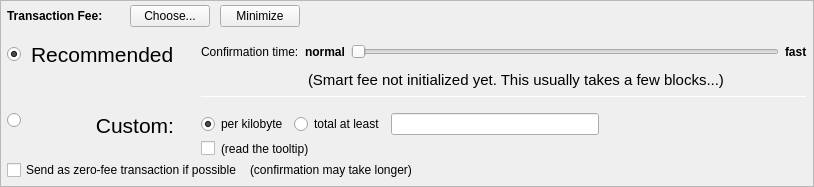
         <widget class="QFrame" name="frameFee">
          <property name="sizePolicy">
           <sizepolicy hsizetype="Expanding" vsizetype="Expanding">
            <horstretch>0</horstretch>
            <verstretch>0</verstretch>
           </sizepolicy>
          </property>
          <property name="maximumSize">
           <size>
            <width>16777215</width>
            <height>16777215</height>
           </size>
          </property>
          <property name="frameShape">
           <enum>QFrame::StyledPanel</enum>
          </property>
          <property name="frameShadow">
           <enum>QFrame::Sunken</enum>
          </property>
          <layout class="QVBoxLayout" name="verticalLayoutFee1">
           <property name="spacing">
            <number>0</number>
           </property>
           <property name="leftMargin">
            <number>0</number>
           </property>
           <property name="topMargin">
            <number>0</number>
           </property>
           <property name="rightMargin">
            <number>0</number>
           </property>
           <property name="bottomMargin">
            <number>0</number>
           </property>
           <item>
            <layout class="QVBoxLayout" name="verticalLayoutFee2" stretch="0,0,0">
             <property name="spacing">
              <number>0</number>
             </property>
             <property name="leftMargin">
              <number>6</number>
             </property>
             <property name="topMargin">
              <number>0</number>
             </property>
             <property name="rightMargin">
              <number>6</number>
             </property>
             <item>
              <layout class="QHBoxLayout" name="horizontalLayoutFee1">
               <property name="bottomMargin">
                <number>0</number>
               </property>
               <item>
                <layout class="QVBoxLayout" name="verticalLayoutFee7">
                 <property name="spacing">
                  <number>0</number>
                 </property>
                 <item>
                  <spacer name="verticalSpacerSmartFee">
                   <property name="orientation">
                    <enum>Qt::Vertical</enum>
                   </property>
                   <property name="sizeType">
                    <enum>QSizePolicy::Fixed</enum>
                   </property>
                   <property name="sizeHint" stdset="0">
                    <size>
                     <width>1</width>
                     <height>4</height>
                    </size>
                   </property>
                  </spacer>
                 </item>
                 <item>
                  <layout class="QHBoxLayout" name="horizontalLayoutSmartFee">
                   <property name="spacing">
                    <number>10</number>
                   </property>
                   <item>
                    <widget class="QLabel" name="labelFeeHeadline">
                     <property name="sizePolicy">
                      <sizepolicy hsizetype="Preferred" vsizetype="Maximum">
                       <horstretch>0</horstretch>
                       <verstretch>0</verstretch>
                      </sizepolicy>
                     </property>
                     <property name="font">
                      <font>
                       <weight>75</weight>
                       <bold>true</bold>
                      </font>
                     </property>
                     <property name="styleSheet">
                      <string notr="true">font-weight:bold;</string>
                     </property>
                     <property name="text">
                      <string>Transaction Fee:</string>
                     </property>
                    </widget>
                   </item>
                   <item>
                    <widget class="QLabel" name="labelFeeMinimized">
                     <property name="text">
                      <string/>
                     </property>
                    </widget>
                   </item>
                   <item>
                    <widget class="QPushButton" name="buttonChooseFee">
                     <property name="text">
                      <string>Choose...</string>
                     </property>
                    </widget>
                   </item>
                   <item>
                    <widget class="QPushButton" name="buttonMinimizeFee">
                     <property name="toolTip">
                      <string>collapse fee-settings</string>
                     </property>
                     <property name="text">
                      <string>Minimize</string>
                     </property>
                    </widget>
                   </item>
                  </layout>
                 </item>
                 <item>
                  <spacer name="verticalSpacer_5">
                   <property name="orientation">
                    <enum>Qt::Vertical</enum>
                   </property>
                   <property name="sizeHint" stdset="0">
                    <size>
                     <width>1</width>
                     <height>1</height>
                    </size>
                   </property>
                  </spacer>
                 </item>
                </layout>
               </item>
               <item>
                <spacer name="horizontalSpacer_4">
                 <property name="orientation">
                  <enum>Qt::Horizontal</enum>
                 </property>
                 <property name="sizeHint" stdset="0">
                  <size>
                   <width>40</width>
                   <height>20</height>
                  </size>
                 </property>
                </spacer>
               </item>
              </layout>
             </item>
             <item>
              <widget class="QFrame" name="frameFeeSelection">
               <layout class="QVBoxLayout" name="verticalLayoutFee12">
                <property name="spacing">
                 <number>0</number>
                </property>
                <property name="leftMargin">
                 <number>0</number>
                </property>
                <property name="topMargin">
                 <number>0</number>
                </property>
                <property name="rightMargin">
                 <number>0</number>
                </property>
                <property name="bottomMargin">
                 <number>0</number>
                </property>
                <item>
                 <layout class="QGridLayout" name="gridLayoutFee">
                  <property name="topMargin">
                   <number>10</number>
                  </property>
                  <property name="bottomMargin">
                   <number>4</number>
                  </property>
                  <property name="horizontalSpacing">
                   <number>10</number>
                  </property>
                  <property name="verticalSpacing">
                   <number>4</number>
                  </property>
                  <item row="2" column="0">
                   <layout class="QVBoxLayout" name="verticalLayoutFee4" stretch="0">
                    <item>
                     <spacer name="verticalSpacer_2">
                      <property name="orientation">
                       <enum>Qt::Vertical</enum>
                      </property>
                      <property name="sizeHint" stdset="0">
                       <size>
                        <width>1</width>
                        <height>1</height>
                       </size>
                      </property>
                     </spacer>
                    </item>
                   </layout>
                  </item>
                  <item row="3" column="0">
                   <layout class="QVBoxLayout" name="verticalLayoutFee9" stretch="0,1">
                    <item>
                     <widget class="QRadioButton" name="radioCustomFee">
                      <property name="text">
                       <string/>
                      </property>
                      <attribute name="buttonGroup">
                       <string notr="true">groupFee</string>
                      </attribute>
                     </widget>
                    </item>
                    <item>
                     <spacer name="verticalSpacer_6">
                      <property name="orientation">
                       <enum>Qt::Vertical</enum>
                      </property>
                      <property name="sizeHint" stdset="0">
                       <size>
                        <width>1</width>
                        <height>1</height>
                       </size>
                      </property>
                     </spacer>
                    </item>
                   </layout>
                  </item>
                  <item row="3" column="1">
                   <widget class="QLabel" name="labelCustomFee">
                    <property name="font">
                     <font>
                      <pointsize>16</pointsize>
                     </font>
                    </property>
                    <property name="text">
                     <string>Custom:</string>
                    </property>
                    <property name="alignment">
                     <set>Qt::AlignRight|Qt::AlignTop|Qt::AlignTrailing</set>
                    </property>
                   </widget>
                  </item>
                  <item row="3" column="4">
                   <layout class="QVBoxLayout" name="verticalLayoutFee8">
                    <property name="spacing">
                     <number>6</number>
                    </property>
                    <item>
                     <layout class="QHBoxLayout" name="horizontalLayoutFee13">
                      <item>
                       <widget class="QRadioButton" name="radioCustomPerKilobyte">
                        <property name="toolTip">
                         <string>If the custom fee is set to 1000 uMOCHAs and the transaction is only 250 bytes, then &quot;per kilobyte&quot; only pays 250 uMOCHAs in fee,&lt;br /&gt;while &quot;at least&quot; pays 1000 uMOCHAs. For transactions bigger than a kilobyte both pay by kilobyte.</string>
                        </property>
                        <property name="text">
                         <string>per kilobyte</string>
                        </property>
                        <property name="checked">
                         <bool>true</bool>
                        </property>
                        <attribute name="buttonGroup">
                         <string notr="true">groupCustomFee</string>
                        </attribute>
                       </widget>
                      </item>
                      <item>
                       <widget class="QRadioButton" name="radioCustomAtLeast">
                        <property name="toolTip">
                         <string>If the custom fee is set to 1000 uMOCHAs and the transaction is only 250 bytes, then &quot;per kilobyte&quot; only pays 250 uMOCHAs in fee,&lt;br /&gt;while &quot;total at least&quot; pays 1000 uMOCHAs. For transactions bigger than a kilobyte both pay by kilobyte.</string>
                        </property>
                        <property name="text">
                         <string>total at least</string>
                        </property>
                        <attribute name="buttonGroup">
                         <string notr="true">groupCustomFee</string>
                        </attribute>
                       </widget>
                      </item>
                      <item>
                       <widget class="BitcoinAmountField" name="customFee"/>
                      </item>
                      <item>
                       <spacer name="horizontalSpacer_6">
                        <property name="orientation">
                         <enum>Qt::Horizontal</enum>
                        </property>
                        <property name="sizeHint" stdset="0">
                         <size>
                          <width>1</width>
                          <height>1</height>
                         </size>
                        </property>
                       </spacer>
                      </item>
                     </layout>
                    </item>
                    <item>
                     <layout class="QHBoxLayout" name="horizontalLayoutFee8">
                      <item>
                       <widget class="QCheckBox" name="checkBoxMinimumFee">
                        <property name="toolTip">
                         <string>Paying only the minimum fee is just fine as long as there is less transaction volume than space in the blocks.&lt;br /&gt;But be aware that this can end up in a never confirming transaction once there is more demand for MochaChain transactions than the network can process.</string>
                        </property>
                        <property name="text">
                         <string/>
                        </property>
                       </widget>
                      </item>
                      <item>
                       <widget class="QLabel" name="labelMinFeeWarning">
                        <property name="enabled">
                         <bool>true</bool>
                        </property>
                        <property name="toolTip">
                         <string>Paying only the minimum fee is just fine as long as there is less transaction volume than space in the blocks.&lt;br /&gt;But be aware that this can end up in a never confirming transaction once there is more demand for MochaChain transactions than the network can process.</string>
                        </property>
                        <property name="text">
                         <string>(read the tooltip)</string>
                        </property>
                        <property name="margin">
                         <number>5</number>
                        </property>
                       </widget>
                      </item>
                      <item>
                       <spacer name="horizontalSpacer_2">
                        <property name="orientation">
                         <enum>Qt::Horizontal</enum>
                        </property>
                        <property name="sizeHint" stdset="0">
                         <size>
                          <width>1</width>
                          <height>1</height>
                         </size>
                        </property>
                       </spacer>
                      </item>
                     </layout>
                    </item>
                   </layout>
                  </item>
                  <item row="1" column="1">
                   <widget class="QLabel" name="labelSmartFee_2">
                    <property name="font">
                     <font>
                      <pointsize>16</pointsize>
                     </font>
                    </property>
                    <property name="text">
                     <string>Recommended</string>
                    </property>
                   </widget>
                  </item>
                  <item row="0" column="4" rowspan="3">
                   <layout class="QVBoxLayout" name="verticalLayoutFee3" stretch="0,0,0,0,1,0">
                    <property name="spacing">
                     <number>6</number>
                    </property>
                    <property name="topMargin">
                     <number>2</number>
                    </property>
                    <property name="bottomMargin">
                     <number>0</number>
                    </property>
                    <item>
                     <layout class="QHBoxLayout" name="horizontalLayoutFee9">
                      <item>
                       <widget class="QLabel" name="labelSmartFee3">
                        <property name="text">
                         <string>Confirmation time:</string>
                        </property>
                        <property name="margin">
                         <number>2</number>
                        </property>
                       </widget>
                      </item>
                      <item>
                       <widget class="QLabel" name="labelSmartFeeNormal">
                        <property name="font">
                         <font>
                          <weight>75</weight>
                          <bold>true</bold>
                         </font>
                        </property>
                        <property name="text">
                         <string>normal</string>
                        </property>
                        <property name="margin">
                         <number>2</number>
                        </property>
                       </widget>
                      </item>
                      <item>
                       <widget class="QSlider" name="sliderSmartFee">
                        <property name="minimumSize">
                         <size>
                          <width>0</width>
                          <height>24</height>
                         </size>
                        </property>
                        <property name="minimum">
                         <number>0</number>
                        </property>
                        <property name="maximum">
                         <number>24</number>
                        </property>
                        <property name="pageStep">
                         <number>1</number>
                        </property>
                        <property name="value">
                         <number>0</number>
                        </property>
                        <property name="orientation">
                         <enum>Qt::Horizontal</enum>
                        </property>
                        <property name="invertedAppearance">
                         <bool>false</bool>
                        </property>
                        <property name="invertedControls">
                         <bool>false</bool>
                        </property>
                        <property name="tickPosition">
                         <enum>QSlider::NoTicks</enum>
                        </property>
                       </widget>
                      </item>
                      <item>
                       <widget class="QLabel" name="labelSmartFeeFast">
                        <property name="font">
                         <font>
                          <weight>75</weight>
                          <bold>true</bold>
                         </font>
                        </property>
                        <property name="text">
                         <string>fast</string>
                        </property>
                       </widget>
                      </item>
                     </layout>
                    </item>
                    <item>
                     <layout class="QHBoxLayout" name="horizontalLayout_recommended_texts">
                      <property name="spacing">
                       <number>0</number>
                      </property>
                      <item>
                       <spacer name="horizontalSpacer_8">
                        <property name="orientation">
                         <enum>Qt::Horizontal</enum>
                        </property>
                        <property name="sizeHint" stdset="0">
                         <size>
                          <width>100</width>
                          <height>20</height>
                         </size>
                        </property>
                       </spacer>
                      </item>
                      <item>
                       <widget class="QLabel" name="labelFeeEstimation">
                        <property name="text">
                         <string/>
                        </property>
                        <property name="margin">
                         <number>2</number>
                        </property>
                       </widget>
                      </item>
                      <item>
                       <widget class="QLabel" name="labelSmartFee2">
                        <property name="font">
                         <font>
                          <pointsize>11</pointsize>
                         </font>
                        </property>
                        <property name="text">
                         <string>(Smart fee not initialized yet. This usually takes a few blocks...)</string>
                        </property>
                        <property name="alignment">
                         <set>Qt::AlignLeading|Qt::AlignLeft|Qt::AlignVCenter</set>
                        </property>
                        <property name="wordWrap">
                         <bool>false</bool>
                        </property>
                        <property name="margin">
                         <number>2</number>
                        </property>
                        <property name="indent">
                         <number>-1</number>
                        </property>
                       </widget>
                      </item>
                      <item>
                       <spacer name="horizontalSpacer_3">
                        <property name="orientation">
                         <enum>Qt::Horizontal</enum>
                        </property>
                        <property name="sizeHint" stdset="0">
                         <size>
                          <width>40</width>
                          <height>20</height>
                         </size>
                        </property>
                       </spacer>
                      </item>
                     </layout>
                    </item>
                    <item>
                     <widget class="Line" name="line_2">
                      <property name="minimumSize">
                       <size>
                        <width>0</width>
                        <height>1</height>
                       </size>
                      </property>
                      <property name="maximumSize">
                       <size>
                        <width>16777215</width>
                        <height>1</height>
                       </size>
                      </property>
                      <property name="orientation">
                       <enum>Qt::Horizontal</enum>
                      </property>
                     </widget>
                    </item>
                    <item>
                     <layout class="QHBoxLayout" name="horizontalLayoutFee12">
                      <item>
                       <spacer name="horizontalSpacer_5">
                        <property name="orientation">
                         <enum>Qt::Horizontal</enum>
                        </property>
                        <property name="sizeHint" stdset="0">
                         <size>
                          <width>1</width>
                          <height>1</height>
                         </size>
                        </property>
                       </spacer>
                      </item>
                     </layout>
                    </item>
                    <item>
                     <spacer name="verticalSpacer_4">
                      <property name="orientation">
                       <enum>Qt::Vertical</enum>
                      </property>
                      <property name="sizeHint" stdset="0">
                       <size>
                        <width>1</width>
                        <height>1</height>
                       </size>
                      </property>
                     </spacer>
                    </item>
                    <item>
                     <spacer name="verticalSpacer_3">
                      <property name="orientation">
                       <enum>Qt::Vertical</enum>
                      </property>
                      <property name="sizeHint" stdset="0">
                       <size>
                        <width>20</width>
                        <height>10</height>
                       </size>
                      </property>
                     </spacer>
                    </item>
                   </layout>
                  </item>
                  <item row="1" column="2">
                   <widget class="QLabel" name="labelSmartFee">
                    <property name="text">
                     <string/>
                    </property>
                    <property name="margin">
                     <number>2</number>
                    </property>
                   </widget>
                  </item>
                  <item row="1" column="0">
                   <widget class="QRadioButton" name="radioSmartFee">
                    <property name="text">
                     <string/>
                    </property>
                    <property name="checked">
                     <bool>true</bool>
                    </property>
                    <attribute name="buttonGroup">
                     <string notr="true">groupFee</string>
                    </attribute>
                   </widget>
                  </item>
                 </layout>
                </item>
                <item>
                 <layout class="QHBoxLayout" name="horizontalLayoutFee5" stretch="0,0,0">
                  <property name="spacing">
                   <number>8</number>
                  </property>
                  <property name="bottomMargin">
                   <number>4</number>
                  </property>
                  <item>
                   <widget class="QCheckBox" name="checkBoxFreeTx">
                    <property name="text">
                     <string>Send as zero-fee transaction if possible</string>
                    </property>
                   </widget>
                  </item>
                  <item>
                   <widget class="QLabel" name="labelFreeTx">
                    <property name="text">
                     <string>(confirmation may take longer)</string>
                    </property>
                    <property name="margin">
                     <number>5</number>
                    </property>
                   </widget>
                  </item>
                  <item>
                   <spacer name="horizontalSpacerFee5">
                    <property name="orientation">
                     <enum>Qt::Horizontal</enum>
                    </property>
                    <property name="sizeHint" stdset="0">
                     <size>
                      <width>1</width>
                      <height>1</height>
                     </size>
                    </property>
                   </spacer>
                  </item>
                 </layout>
                </item>
                <item>
                 <spacer name="verticalSpacerFee2">
                  <property name="orientation">
                   <enum>Qt::Vertical</enum>
                  </property>
                  <property name="sizeHint" stdset="0">
                   <size>
                    <width>1</width>
                    <height>1</height>
                   </size>
                  </property>
                 </spacer>
                </item>
               </layout>
              </widget>
             </item>
             <item>
              <spacer name="verticalSpacerFee">
               <property name="orientation">
                <enum>Qt::Vertical</enum>
               </property>
               <property name="sizeHint" stdset="0">
                <size>
                 <width>800</width>
                 <height>1</height>
                </size>
               </property>
              </spacer>
             </item>
            </layout>
           </item>
          </layout>
         </widget>
